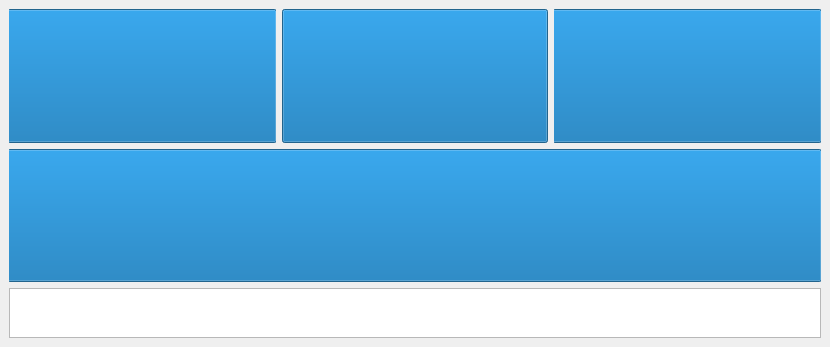
<?xml version="1.0" encoding="UTF-8"?>
<ui version="4.0">
 <class>MainWindow</class>
 <widget class="QMainWindow" name="MainWindow">
  <property name="geometry">
   <rect>
    <x>0</x>
    <y>0</y>
    <width>830</width>
    <height>347</height>
   </rect>
  </property>
  <property name="windowTitle">
   <string>MainWindow</string>
  </property>
  <widget class="QWidget" name="centralwidget">
   <layout class="QGridLayout" name="gridLayout">
    <item row="0" column="0">
     <widget class="QProgressBar" name="hour_ctl">
      <property name="sizePolicy">
       <sizepolicy hsizetype="Expanding" vsizetype="Expanding">
        <horstretch>0</horstretch>
        <verstretch>0</verstretch>
       </sizepolicy>
      </property>
      <property name="font">
       <font>
        <pointsize>50</pointsize>
       </font>
      </property>
      <property name="maximum">
       <number>1</number>
      </property>
      <property name="value">
       <number>1</number>
      </property>
      <property name="textVisible">
       <bool>false</bool>
      </property>
      <property name="orientation">
       <enum>Qt::Horizontal</enum>
      </property>
      <property name="invertedAppearance">
       <bool>true</bool>
      </property>
      <property name="format">
       <string/>
      </property>
     </widget>
    </item>
    <item row="0" column="1">
     <widget class="QProgressBar" name="minute_ctl">
      <property name="sizePolicy">
       <sizepolicy hsizetype="Expanding" vsizetype="Expanding">
        <horstretch>0</horstretch>
        <verstretch>0</verstretch>
       </sizepolicy>
      </property>
      <property name="maximum">
       <number>1</number>
      </property>
      <property name="value">
       <number>1</number>
      </property>
      <property name="textVisible">
       <bool>false</bool>
      </property>
      <property name="invertedAppearance">
       <bool>false</bool>
      </property>
      <property name="format">
       <string/>
      </property>
     </widget>
    </item>
    <item row="0" column="2">
     <widget class="QProgressBar" name="second_ctl">
      <property name="sizePolicy">
       <sizepolicy hsizetype="Expanding" vsizetype="Expanding">
        <horstretch>0</horstretch>
        <verstretch>0</verstretch>
       </sizepolicy>
      </property>
      <property name="maximum">
       <number>1</number>
      </property>
      <property name="value">
       <number>1</number>
      </property>
      <property name="textVisible">
       <bool>false</bool>
      </property>
      <property name="invertedAppearance">
       <bool>true</bool>
      </property>
      <property name="format">
       <string/>
      </property>
     </widget>
    </item>
    <item row="1" column="0" colspan="3">
     <widget class="QProgressBar" name="combined_ctl">
      <property name="sizePolicy">
       <sizepolicy hsizetype="Expanding" vsizetype="Expanding">
        <horstretch>0</horstretch>
        <verstretch>0</verstretch>
       </sizepolicy>
      </property>
      <property name="font">
       <font>
        <pointsize>50</pointsize>
       </font>
      </property>
      <property name="maximum">
       <number>1</number>
      </property>
      <property name="value">
       <number>1</number>
      </property>
      <property name="textVisible">
       <bool>false</bool>
      </property>
      <property name="orientation">
       <enum>Qt::Horizontal</enum>
      </property>
      <property name="invertedAppearance">
       <bool>true</bool>
      </property>
      <property name="format">
       <string/>
      </property>
     </widget>
    </item>
    <item row="2" column="0" colspan="3">
     <widget class="QTextEdit" name="text_ctl">
      <property name="sizePolicy">
       <sizepolicy hsizetype="Expanding" vsizetype="Fixed">
        <horstretch>0</horstretch>
        <verstretch>0</verstretch>
       </sizepolicy>
      </property>
      <property name="maximumSize">
       <size>
        <width>16777215</width>
        <height>50</height>
       </size>
      </property>
     </widget>
    </item>
   </layout>
  </widget>
  <widget class="QMenuBar" name="menubar">
   <property name="geometry">
    <rect>
     <x>0</x>
     <y>0</y>
     <width>830</width>
     <height>26</height>
    </rect>
   </property>
  </widget>
 </widget>
 <resources/>
 <connections/>
</ui>
